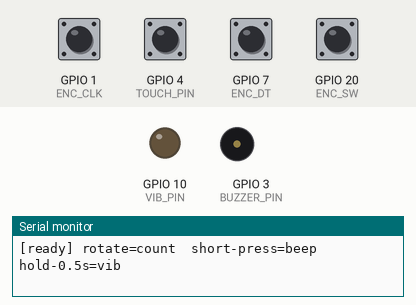
Simulated run of this sketch. Board: ESP32-C3. On the bench: output pins drawn as LEDs (lit = HIGH), buzzer (waves = sounding), the last lines printed to the serial monitor. The inputs (shaded band) are chosen by the test bench; at power-on: GPIO 1 (ENC_CLK), GPIO 7 (ENC_DT), GPIO 20 (ENC_SW) HIGH, GPIO 4 (TOUCH_PIN) LOW. Pins used as bus, display or sensor lines are not drawn.

Above: at 1.8 s.
1.9 s: GPIO 20 (ENC_SW) pulled LOW for 0.15 s
At 2.13 s:
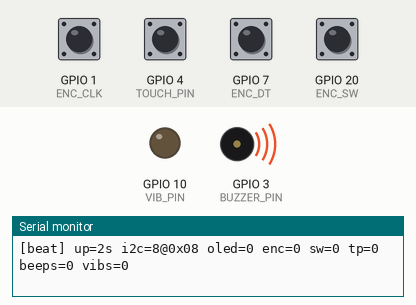
3.6 s: GPIO 20 (ENC_SW) pulled LOW for 1 s
At 4.2 s:
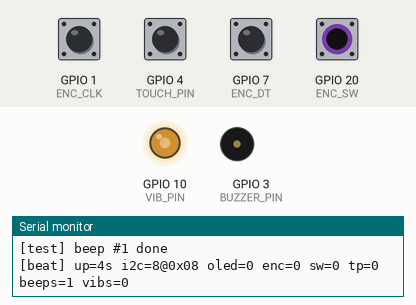
Timing chart, 0 to 6.6 s (numbered marks = the images above; inputs shaded):
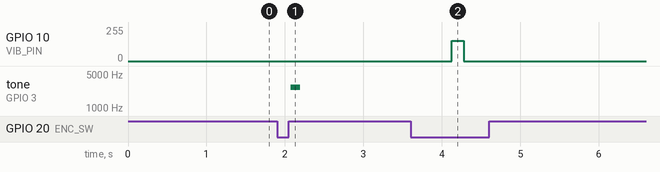

Measured:
- after the input at 1.9 s, tone on GPIO 3 (BUZZER_PIN): silent → 2700 Hz after 0.18 s, → silent 0.12 s later
- after the input at 3.6 s, GPIO 10 (VIB_PIN): 0/255 → 152/255 after 0.53 s, → 0/255 0.15 s later

The sketch:

board_selftest.ino
```cpp
// ============================================================================
//  board_selftest.ino — AgentBell v2 载板首次上电自检（不联网、执行器手动触发）
// ----------------------------------------------------------------------------
//  给新焊的板子做最小损失验证：上电先把蜂鸣/震动锁在「不响」电平，然后按顺序
//  自检 I2C → OLED → 编码器；蜂鸣和震动只在你按键时给一个短脉冲（焊错也只响一下）。
//
//  操作：
//    转动旋钮      → 屏幕/串口上计数变化（验证 CLK/DT 相序与方向）
//    短按旋钮      → 蜂鸣 120ms 中等音量（验证 PNP 低有效驱动）
//    长按旋钮 0.5s → 震动 150ms 60% 占空比（验证 NMOS 高有效驱动）
//
//  一切反馈同时走 OLED 和串口 115200：屏幕不亮也能从串口判断卡在哪一步。
//
//  编译烧录（ASCII 字体，无需 huge_app）：
//    arduino-cli compile --fqbn esp32:esp32:esp32c3 --output-dir tools/board_selftest/build tools/board_selftest
//    arduino-cli upload -p COM6 --fqbn esp32:esp32:esp32c3 --input-dir tools/board_selftest/build
// ============================================================================
#include <Arduino.h>
#include <Wire.h>
#include <U8g2lib.h>

// —— 引脚（与正式固件 agent_bell.ino 一致，对应 v2 golden-netlist）——
#define OLED_SDA   5
#define OLED_SCL   6
#define BUZZER_PIN 3     // PNP 低有效：HIGH=静音
#define VIB_PIN    10    // NMOS 高有效：LOW=停
#define ENC_CLK    1
#define ENC_DT     7
#define ENC_SW     20
#define TOUCH_PIN  4     // 预留 TOUCH_SIG，只读不驱动

U8G2_SSD1306_128X64_NONAME_F_HW_I2C u8g2(U8G2_R0, U8X8_PIN_NONE);

// —— 编码器：正交表解码（与正式固件同款）——
static const int8_t QTAB[16] = {0,-1,1,0, 1,0,0,-1, -1,0,0,1, 0,1,-1,0};
volatile int32_t encRaw = 0;
volatile uint8_t encPrev = 0;
void IRAM_ATTR encISR() {
  uint8_t cur = (digitalRead(ENC_DT) << 1) | digitalRead(ENC_CLK);
  encPrev = ((encPrev << 2) | cur) & 0x0F;
  encRaw += QTAB[encPrev];
}

uint8_t i2cAddrs[8]; int i2cN = 0;   // I2C 扫描结果
bool oledOk = false;
int beeps = 0, vibs = 0;             // 已触发次数（上屏）

static void beep120() {              // 短蜂鸣：2700Hz，中低音量（低有效：256=静音,128=最响）
  ledcChangeFrequency(BUZZER_PIN, 2700, 8);
  ledcWrite(BUZZER_PIN, 200);
  delay(120);
  ledcWrite(BUZZER_PIN, 256);
  beeps++;
  Serial.printf("[test] beep #%d done\n", beeps);
}

static void vib150() {               // 短震动：20kHz 载波 60% 占空比
  ledcWrite(VIB_PIN, 153);
  delay(150);
  ledcWrite(VIB_PIN, 0);
  vibs++;
  Serial.printf("[test] vib #%d done\n", vibs);
}

void setup() {
  // ---- 第 0 步：安全默认 —— 执行器先锁死在「不响」电平，再做其它任何事 ----
  pinMode(BUZZER_PIN, OUTPUT); digitalWrite(BUZZER_PIN, HIGH);
  pinMode(VIB_PIN, OUTPUT);    digitalWrite(VIB_PIN, LOW);

  Serial.begin(115200);
  delay(600);                        // 等 USB-CDC 枚举，头几行日志别丢
  Serial.println("\n===== AgentBell v2 board self-test =====");

  // ---- 第 1 步：I2C 总线扫描（OLED 应答 0x3C 或 0x3D）----
  Wire.begin(OLED_SDA, OLED_SCL);
  for (uint8_t a = 8; a < 120 && i2cN < 8; a++) {
    Wire.beginTransmission(a);
    if (Wire.endTransmission() == 0) i2cAddrs[i2cN++] = a;
  }
  Serial.printf("[i2c] %d device(s):", i2cN);
  for (int i = 0; i < i2cN; i++) Serial.printf(" 0x%02X", i2cAddrs[i]);
  Serial.println(i2cN ? "" : " none! check SDA=5 SCL=6 wiring/pullups");

  // ---- 第 2 步：OLED 初始化 + 全亮一闪（看有没有坏点/花屏）----
  bool has3C = false, has3D = false;
  for (int i = 0; i < i2cN; i++) { if (i2cAddrs[i] == 0x3C) has3C = true; if (i2cAddrs[i] == 0x3D) has3D = true; }
  if (has3C || has3D) {
    u8g2.setI2CAddress((has3C ? 0x3C : 0x3D) << 1);
    u8g2.begin();
    u8g2.setBusClock(700000);        // 与正式固件一致；100kHz 全帧要 ~110ms，会把按键采样拖出可感延迟
    oledOk = true;
    u8g2.clearBuffer(); u8g2.drawBox(0, 0, 128, 64); u8g2.sendBuffer();  // 全亮
    delay(400);
    Serial.println("[oled] init OK (full-white flashed)");
  } else {
    Serial.println("[oled] NOT FOUND - continuing with serial only");
  }

  // ---- 第 3 步：编码器（板载上拉已有，内部再并一份无妨）----
  pinMode(ENC_CLK, INPUT_PULLUP);
  pinMode(ENC_DT,  INPUT_PULLUP);
  pinMode(ENC_SW,  INPUT_PULLUP);
  pinMode(TOUCH_PIN, INPUT);         // 预留脚只观察
  encPrev = (digitalRead(ENC_DT) << 1) | digitalRead(ENC_CLK);
  attachInterrupt(digitalPinToInterrupt(ENC_CLK), encISR, CHANGE);
  attachInterrupt(digitalPinToInterrupt(ENC_DT),  encISR, CHANGE);
  Serial.printf("[enc] idle levels CLK=%d DT=%d SW=%d (all should be 1)\n",
                digitalRead(ENC_CLK), digitalRead(ENC_DT), digitalRead(ENC_SW));

  // ---- 执行器挂上 LEDC（初值仍为静默）----
  ledcAttach(BUZZER_PIN, 2700, 8);  ledcWrite(BUZZER_PIN, 256);
  ledcAttach(VIB_PIN, 20000, 8);    ledcWrite(VIB_PIN, 0);

  Serial.println("[ready] rotate=count  short-press=beep  hold-0.5s=vib");
}

void loop() {
  // —— 按键：短按=蜂鸣，长按=震动（与正式固件同样的消抖思路）——
  static bool down = false, longFired = false;
  static unsigned long t0 = 0, tEdge = 0;
  static int lastRaw = HIGH;
  int raw = digitalRead(ENC_SW);
  if (raw != lastRaw) { tEdge = millis(); lastRaw = raw; }
  if (millis() - tEdge > 25) {
    if (raw == LOW && !down) { down = true; longFired = false; t0 = millis(); }
    else if (raw == HIGH && down) { down = false; if (!longFired) beep120(); }
    if (down && !longFired && millis() - t0 >= 500) { longFired = true; vib150(); }
  }

  // —— 状态上屏 + 串口心跳（USB-CDC 复位后重枚举，启动日志常抓不到 → 周期重播关键状态）——
  static int32_t lastShown = INT32_MIN;
  static unsigned long lastBeat = 0;
  int32_t rawCnt; noInterrupts(); rawCnt = encRaw; interrupts();
  if (rawCnt != lastShown && lastShown != INT32_MIN)
    Serial.printf("[enc] raw=%ld (detent=%ld)\n", (long)rawCnt, (long)(rawCnt / 4));
  lastShown = rawCnt;
  if (millis() - lastBeat > 2000) {
    lastBeat = millis();
    Serial.printf("[beat] up=%lus i2c=%d@0x%02X oled=%d enc=%ld sw=%d tp=%d beeps=%d vibs=%d\n",
                  millis() / 1000, i2cN, i2cN ? i2cAddrs[0] : 0, oledOk ? 1 : 0,
                  (long)(rawCnt / 4), digitalRead(ENC_SW), digitalRead(TOUCH_PIN), beeps, vibs);
  }

  // —— 屏幕节流重画（80ms 一帧足够；输入采样不被渲染拖慢）——
  static unsigned long lastDraw = 0;
  if (oledOk && millis() - lastDraw > 80) {
    lastDraw = millis();
    char l[32];
    u8g2.clearBuffer();
    u8g2.setFont(u8g2_font_6x12_tr);
    u8g2.drawStr(0, 10, "AgentBell v2 selftest");
    snprintf(l, sizeof(l), "I2C:%d dev @0x%02X", i2cN, i2cN ? i2cAddrs[0] : 0);
    u8g2.drawStr(0, 24, l);
    snprintf(l, sizeof(l), "ENC:%-6ld SW:%s", (long)(rawCnt / 4), digitalRead(ENC_SW) ? "up" : "DOWN");
    u8g2.drawStr(0, 38, l);
    snprintf(l, sizeof(l), "beep:%d vib:%d tp:%d", beeps, vibs, digitalRead(TOUCH_PIN));
    u8g2.drawStr(0, 52, l);
    u8g2.drawStr(0, 63, "press=beep hold=vib");
    u8g2.sendBuffer();
  }
  delay(1);
}
```
